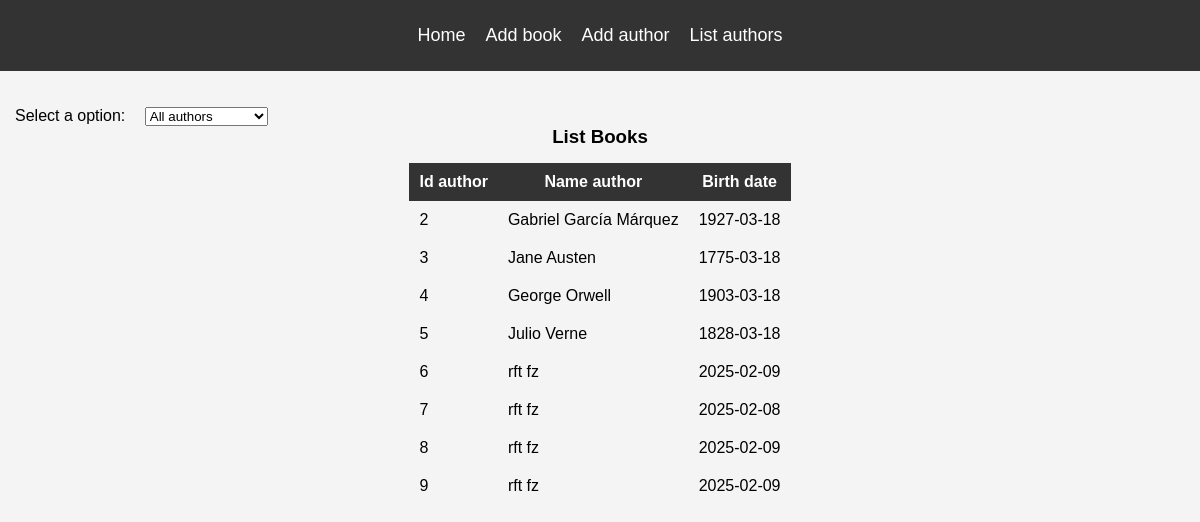
The page /list_author on the database as committed earlier.
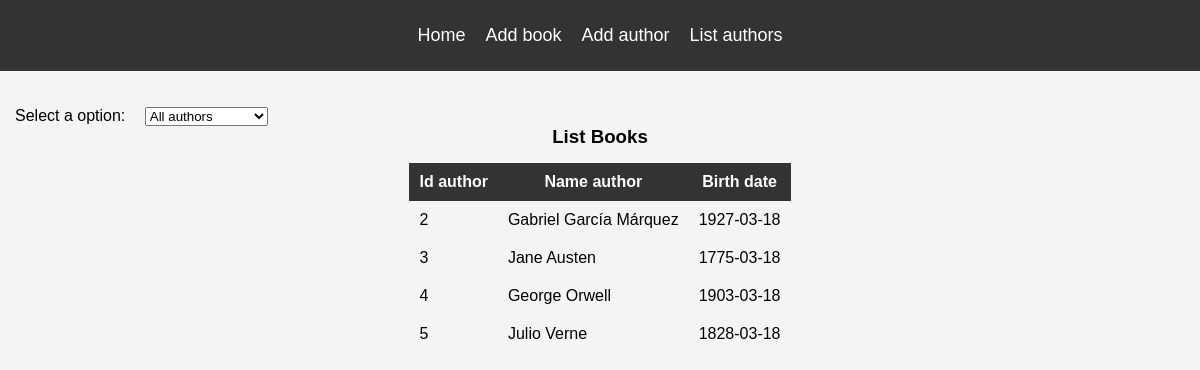
The same page on the database as committed later.
### data_models.py (models this page shows, shortened)
class Author(db.Model):
    id = db.Column(db.Integer, primary_key=True, autoincrement=True)
    name = db.Column(db.String(50))
    birth_date = db.Column(db.String(20))
    date_of_death = db.Column(db.String(20))

### app.py (the view)
@app.route('/list_author', methods=['GET', 'POST'])
def list_authors():
    selected_filter = request.form.get("filter", "all_authors")
    authors = db.session.query(Author).all()
    authors_without_books = db.session.query(Author).outerjoin(Book).filter(Book.id.is_(None)).all()
    return render_template('list_author.html', authors_without_books=authors_without_books,
                           authors=authors, selected_filter=selected_filter)

### templates/list_author.html (shortened to what this page needs)
<!DOCTYPE html>
<html lang="en">
  <head>
    <link rel="stylesheet" href="/static/style.css">
  </head>
  <body>
        <nav>
            <a href="/">Home</a>
            <a href="/add_book">Add book</a>
            <a href="/add_author">Add author</a>
            <a href="{{ url_for('list_authors') }}"> List authors </a>
        </nav><br><br>
<main>
        <form action="{{ url_for('list_authors') }}" method="POST">
            <label for="filter">Select a option: </label>
            <select name="filter" id="filter" onchange="this.form.submit()">
                <option value="all_authors" {% if selected_filter == "all_authors" %}selected{% endif %}> All authors </option>
            </select>
        </form>
        {% if selected_filter == "all_authors"%}
        <h3>List Books</h3>
        <div class="table_container">
            <table>
                <tr>
                    <th> Id author </th>
                    <th> Name author </th>
                    <th> Birth date </th>
                </tr>
                {% for author in authors %}
                <tr>
                    <td>{{ author.id }}</td>
                    <td>{{ author.name }}</td>
                    <td>{{ author.birth_date}}</td>
                </tr>
                {% endfor %}
            </table>
        </div>
            {% endif %}
</main>
  </body>
</html>

### static/style.css (style rules this page uses)
body { font-family: Arial; background-color: #f4f4f4; }
* { margin: 0; padding: 0; }
nav { background-color: #333; padding: 15px 15px; display: flex; justify-content: center; }
nav a { color: white; text-decoration: none; font-size: 18px; padding: 10px 10px; border-radius: 5px; }
label, input { padding-inline: 15px; }
.table_container { display: flex; justify-content: center; }
table { margin: 15px 0px; border-collapse: collapse; }
th { background-color: #333; color: white; padding: 10px; }
td { padding:10px; }
h3 { text-align: center; }

Rows that differ between the two databases and show on the page:
removed Author: id "6", name "rft fz", birth_date "2025-02-09"
removed Author: id "7", name "rft fz", birth_date "2025-02-08"
removed Author: id "8", name "rft fz", birth_date "2025-02-09"
removed Author: id "9", name "rft fz", birth_date "2025-02-09"
